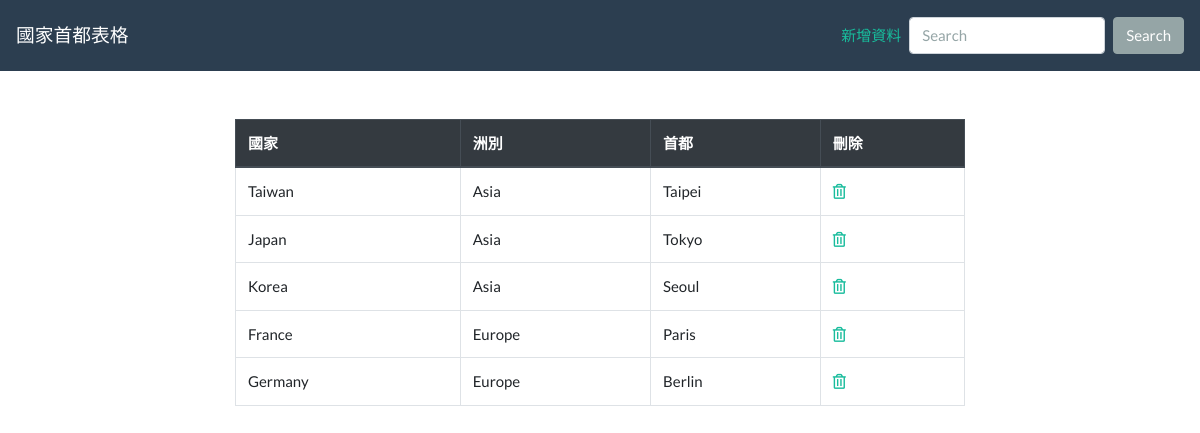
/PHP/lecture08/index.php, run on the app's committed database.
### tables this page shows
CREATE TABLE IF NOT EXISTS `countries` (
  `id` int(11) NOT NULL AUTO_INCREMENT,
  `countryName` varchar(50) NOT NULL DEFAULT '0',
  `continent` varchar(20) NOT NULL DEFAULT '0',
  `capital` varchar(50) NOT NULL DEFAULT '0',
  PRIMARY KEY (`id`)
);

### PHP/lecture08/index.php (the view, shortened to what this page needs)
<?php
    include "header.php";
    require "dbconfig.php";
    $sql = "SELECT * FROM countries";
    $stmt = $pdo->prepare($sql);
    $stmt->execute();
    $data = $stmt->fetchAll(PDO::FETCH_ASSOC);
?>
    <div class="container mt-5">
        <div class="row justify-content-center">
            <div class="col-8">
                <table class="table table-hover table-bordered">
                <thead class="thead-dark">
                    <tr>
                    <th scope="col">國家</th>
                    <th scope="col">洲別</th>
                    <th scope="col">首都</th>
                    <th scope="col">刪除</th>
                    </tr>
                </thead>
                <tbody>
                    <?php foreach($data as $row):?>
                        <tr>
                            <td><?= $row["countryName"]?></td>
                            <td><?= $row["continent"]?></td>
                            <td><?= $row["capital"]?></td>
                            <td><a href="dbfunction.php?action=delete&id=<?= $row['id']?>"><i class="far fa-trash-alt"></i></a></td>
                        </tr>
                    <?php endforeach;?>
                </tbody>
                </table>
            </div>
        </div>
    </div>
</body>
</html>

### PHP/lecture08/header.php (shortened to what this page needs)
<!DOCTYPE html>
<html lang="en">
<head>
    <link rel="stylesheet" href="https://bootswatch.com/4/flatly/bootstrap.min.css">
    <link rel="stylesheet" href="https://use.fontawesome.com/releases/v5.3.1/css/all.css">
</head>
<body>
    <nav class="navbar navbar-expand-lg navbar-dark bg-primary">
    <a class="navbar-brand" href="./">國家首都表格</a>
    <div class="collapse navbar-collapse" id="navbarColor01">
        <ul class="navbar-nav ml-auto">
            <li class="nav-item active">
                <a class="nav-link" href="create.php">新增資料 <span class="sr-only">(current)</span></a>
            </li>
        </ul>
        <form class="form-inline my-2 my-lg-0" action="search.php" method="get">
        <input class="form-control mr-sm-2" type="text" placeholder="Search" name="search-target">
        <button class="btn btn-secondary my-2 my-sm-0" type="submit" name="search-btn">Search</button>
        </form>
    </div>
    </nav>

### data on the page
countries: countryName "Taiwan", continent "Asia", capital "Taipei"
countries: countryName "Japan", continent "Asia", capital "Tokyo"
countries: countryName "Korea", continent "Asia", capital "Seoul"
countries: countryName "France", continent "Europe", capital "Paris"
countries: countryName "Germany", continent "Europe", capital "Berlin"
